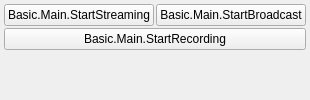
  <widget class="OBSDock" name="controlsDock">
   <property name="features">
    <set>QDockWidget::DockWidgetClosable|QDockWidget::DockWidgetMovable|QDockWidget::DockWidgetFloatable</set>
   </property>
   <property name="windowTitle">
    <string>Basic.Main.Controls</string>
   </property>
   <attribute name="dockWidgetArea">
    <number>8</number>
   </attribute>
   <widget class="QWidget" name="controlsDockContents">
    <layout class="QVBoxLayout" name="buttonsVLayout">
     <property name="spacing">
      <number>2</number>
     </property>
     <property name="leftMargin">
      <number>4</number>
     </property>
     <property name="topMargin">
      <number>4</number>
     </property>
     <property name="rightMargin">
      <number>4</number>
     </property>
     <property name="bottomMargin">
      <number>4</number>
     </property>
     <item>
      <layout class="QHBoxLayout" name="horizontalLayout_7">
       <item>
        <widget class="QPushButton" name="streamButton">
         <property name="enabled">
          <bool>true</bool>
         </property>
         <property name="sizePolicy">
          <sizepolicy hsizetype="Ignored" vsizetype="Fixed">
           <horstretch>0</horstretch>
           <verstretch>0</verstretch>
          </sizepolicy>
         </property>
         <property name="minimumSize">
          <size>
           <width>150</width>
           <height>0</height>
          </size>
         </property>
         <property name="text">
          <string>Basic.Main.StartStreaming</string>
         </property>
         <property name="checkable">
          <bool>true</bool>
         </property>
        </widget>
       </item>
       <item>
        <widget class="QPushButton" name="broadcastButton">
         <property name="enabled">
          <bool>true</bool>
         </property>
         <property name="sizePolicy">
          <sizepolicy hsizetype="Ignored" vsizetype="Fixed">
           <horstretch>0</horstretch>
           <verstretch>0</verstretch>
          </sizepolicy>
         </property>
         <property name="minimumSize">
          <size>
           <width>150</width>
           <height>0</height>
          </size>
         </property>
         <property name="text">
          <string>Basic.Main.StartBroadcast</string>
         </property>
         <property name="checkable">
          <bool>true</bool>
         </property>
        </widget>
       </item>
      </layout>
     </item>
     <item>
      <layout class="QHBoxLayout" name="recordingLayout">
       <property name="spacing">
        <number>2</number>
       </property>
       <property name="leftMargin">
        <number>0</number>
       </property>
       <property name="topMargin">
        <number>0</number>
       </property>
       <property name="rightMargin">
        <number>0</number>
       </property>
       <property name="bottomMargin">
        <number>0</number>
       </property>
       <item>
        <widget class="RecordButton" name="recordButton">
         <property name="enabled">
          <bool>true</bool>
         </property>
         <property name="sizePolicy">
          <sizepolicy hsizetype="Ignored" vsizetype="Fixed">
           <horstretch>0</horstretch>
           <verstretch>0</verstretch>
          </sizepolicy>
         </property>
         <property name="minimumSize">
          <size>
           <width>0</width>
           <height>0</height>
          </size>
         </property>
         <property name="text">
          <string>Basic.Main.StartRecording</string>
         </property>
         <property name="checkable">
          <bool>true</bool>
         </property>
        </widget>
       </item>
      </layout>
     </item>
     <item>
      <spacer name="expVSpacer">
       <property name="orientation">
        <enum>Qt::Vertical</enum>
       </property>
       <property name="sizeHint" stdset="0">
        <size>
         <width>0</width>
         <height>0</height>
        </size>
       </property>
      </spacer>
     </item>
    </layout>
   </widget>
  </widget>
